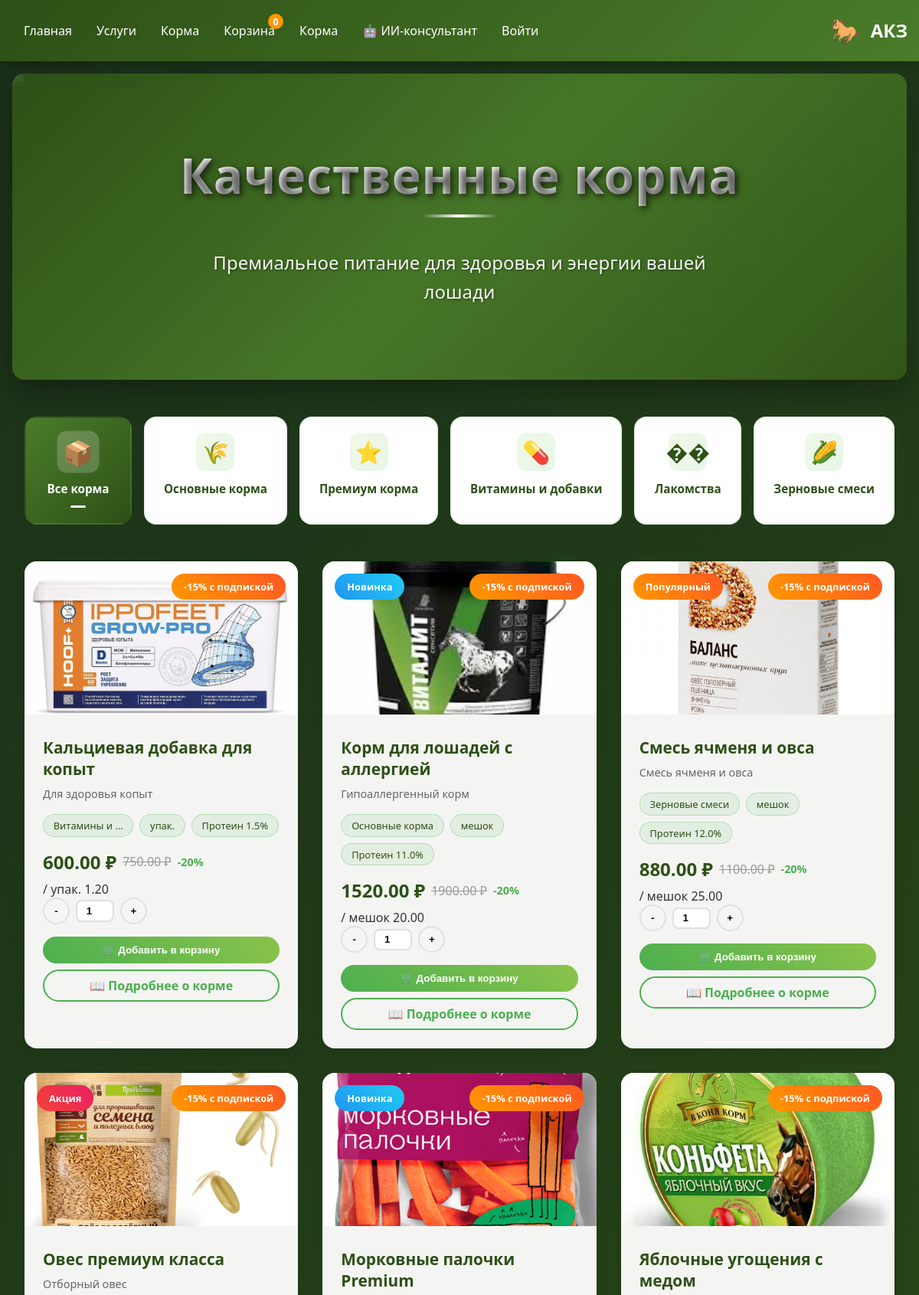
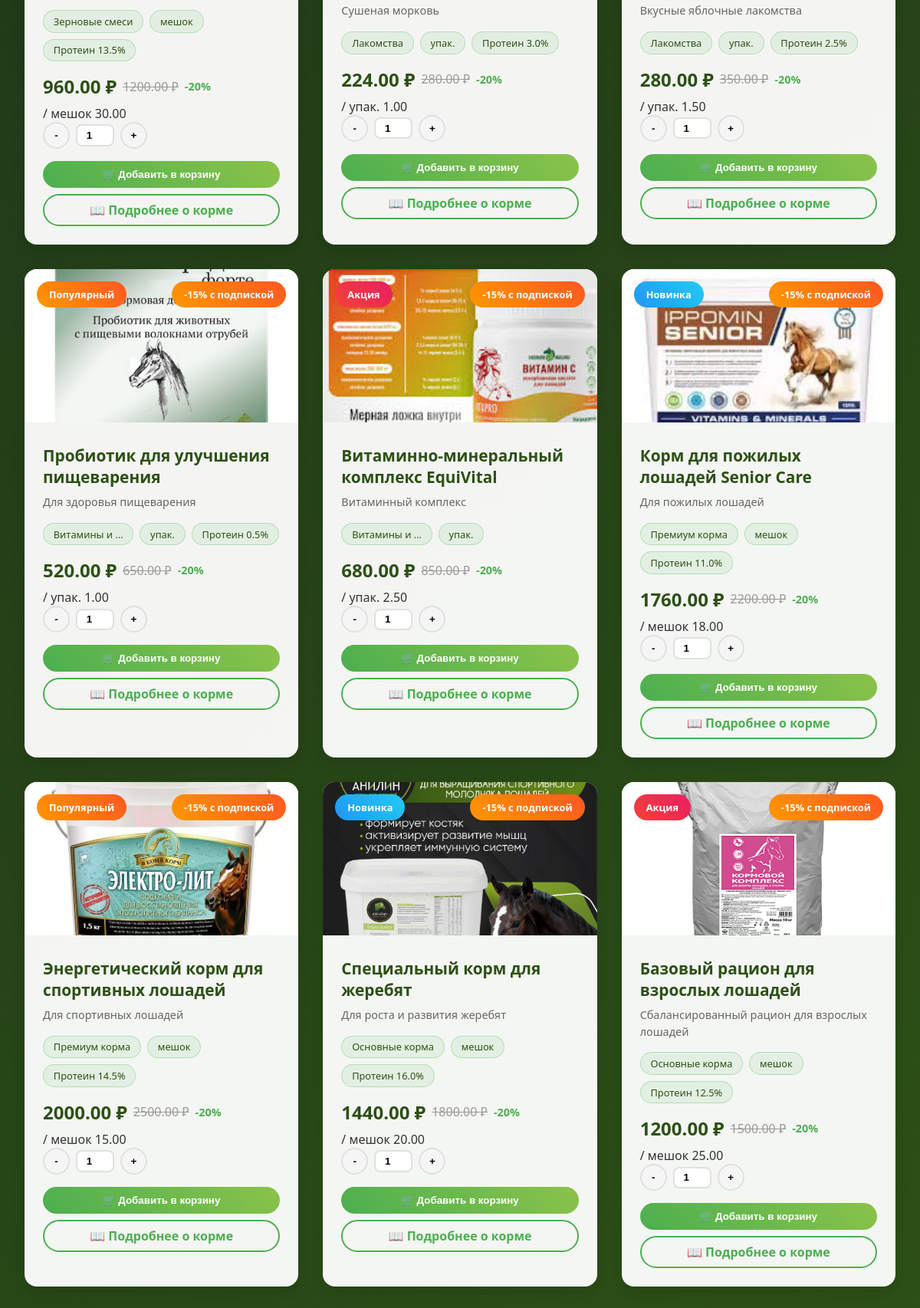
Screenshot of /food/ with the database file from the repository (2 pictures, top to bottom).
### food/models.py (models this page shows, shortened)
class FoodCategory(models.Model):
    id = models.UUIDField(primary_key=True, default=uuid.uuid4, editable=False)
    name = models.CharField(max_length=100, verbose_name='Название категории')
    description = models.TextField(blank=True, verbose_name='Описание')
    icon = models.CharField(max_length=50, default='🥕', verbose_name='Иконка')
    order = models.IntegerField(default=0, verbose_name='Порядок')
    is_active = models.BooleanField(default=True, verbose_name='Активна')
    created_at = models.DateTimeField(auto_now_add=True)
    manufacturer = models.CharField(max_length=200, verbose_name='Производитель', default='ООО "Конный корм"')
    production_location = models.CharField(max_length=300, verbose_name='Место производства', default='г. Москва')
    expiration_months = models.IntegerField(verbose_name='Срок годности (месяцев)', default=12)
    storage_conditions = models.TextField(verbose_name='Условия хранения', default='В сухом помещении')
    quality_certificates = models.CharField(max_length=300, verbose_name='Сертификаты качества', default='ГОСТ')
    composition = models.TextField(verbose_name='Состав', default='Овёс очищенный 100%')
    protein_percent = models.DecimalField(max_digits=5, decimal_places=2, verbose_name='Протеин (%)', default=14.00)
    fat_percent = models.DecimalField(max_digits=5, decimal_places=2, verbose_name='Жиры (%)', default=4.00)
    fiber_percent = models.DecimalField(max_digits=5, decimal_places=2, verbose_name='Клетчатка (%)', default=8.00)
    calcium_percent = models.DecimalField(max_digits=5, decimal_places=2, verbose_name='Кальций (%)', default=0.80)
    phosphorus_percent = models.DecimalField(max_digits=5, decimal_places=2, verbose_name='Фосфор (%)', default=0.60)
    recommendations = models.TextField(verbose_name='Рекомендации по кормлению', default='Давать согласно рекомендациям ветеринара')
    class Meta:
        verbose_name = 'Категория корма'
        verbose_name_plural = 'Категории кормов'
        ordering = ['order', 'name']

class FoodItem(models.Model):
    UNIT_CHOICES = [
        ('kg', 'кг'),
        ('piece', 'шт.'),
        ('pack', 'упак.'),
        ('liter', 'л'),
        ('bag', 'мешок'),
    ]
    id = models.UUIDField(primary_key=True, default=uuid.uuid4, editable=False)
    name = models.CharField(max_length=200, verbose_name='Название', default='Новый товар')
    description = models.TextField(verbose_name='Описание', default='Описание товара')
    short_description = models.CharField(max_length=300, verbose_name='Краткое описание', blank=True)
    category = models.ForeignKey(FoodCategory, on_delete=models.SET_NULL,
                                null=True, blank=True, related_name='items', verbose_name='Категория')
    base_price = models.DecimalField(
        max_digits=10,
        decimal_places=2,
        verbose_name='Базовая цена',
        default=Decimal('100.00')
    )
    premium_price = models.DecimalField(
        max_digits=10,
        decimal_places=2,
        verbose_name='Цена для Premium',
        default=Decimal('90.00')
    )
    pro_price = models.DecimalField(
        max_digits=10,
        decimal_places=2,
        verbose_name='Цена для Pro',
        default=Decimal('80.00')
    )
    unit = models.CharField(
        max_length=10,
        choices=UNIT_CHOICES,
        default='kg',
        verbose_name='Единица измерения'
    )
    weight = models.DecimalField(
        max_digits=10,
        decimal_places=2,
        verbose_name='Вес/объем',
        default=Decimal('1.00')
    )
    calories = models.IntegerField(default=0, verbose_name='Ккал на 100г')
    protein = models.DecimalField(
        max_digits=5,
        decimal_places=1,
        default=Decimal('0.0'),
        verbose_name='Белки %'
    )
    fat = models.DecimalField(
        max_digits=5,
        decimal_places=1,
        default=Decimal('0.0'),
        verbose_name='Жиры %'
    )
    fiber = models.DecimalField(
        max_digits=5,
        decimal_places=1,
        default=Decimal('0.0'),
        verbose_name='Клетчатка %'
    )
    image = models.ImageField(
        upload_to='food_images/',
        null=True,
        blank=True,
        verbose_name='Изображение'
    )
    stock = models.IntegerField(default=0, verbose_name='Количество на складе')
    min_order = models.IntegerField(default=1, verbose_name='Минимальный заказ')
    max_order = models.IntegerField(default=100, verbose_name='Максимальный заказ')
    is_featured = models.BooleanField(default=False, verbose_name='Рекомендуемый')
    is_best_seller = models.BooleanField(default=False, verbose_name='Хит продаж')
    is_new = models.BooleanField(default=True, verbose_name='Новинка')
    rating = models.DecimalField(
        max_digits=3,
        decimal_places=2,
        default=Decimal('0.00'),
        verbose_name='Рейтинг'
    )
    review_count = models.IntegerField(default=0, verbose_name='Количество отзывов')
    created_at = models.DateTimeField(auto_now_add=True)
    updated_at = models.DateTimeField(auto_now=True)
    is_active = models.BooleanField(default=True, verbose_name='Активен')
    class Meta:
        verbose_name = 'Товар'
        verbose_name_plural = 'Товары'
        ordering = ['-created_at']
    def get_display_price(self):
        if self.pro_price < self.base_price:
            return self.pro_price
        elif self.premium_price < self.base_price:
            return self.premium_price
        else:
            return self.base_price
    def get_discount_percentage(self):
        if self.pro_price < self.base_price:
            return int((1 - self.pro_price / self.base_price) * 100)
        return 0

### food/views.py (the view, shortened to what this page needs)
# urls.py: path('', views.food_list, name='food_list'),
def food_list(request):
    categories = FoodCategory.objects.filter(is_active=True).order_by('order')
    category_id = request.GET.get('category')
    search_query = request.GET.get('search', '').strip()
    sort_by = request.GET.get('sort', 'newest')
    food_items = FoodItem.objects.filter(is_active=True)
    if category_id:
        try:
            category = FoodCategory.objects.get(id=category_id, is_active=True)
            food_items = food_items.filter(category=category)
            current_category = category
        except FoodCategory.DoesNotExist:
            current_category = None
    else:
        current_category = None
    if search_query:
        food_items = food_items.filter(
            Q(name__icontains=search_query) |
            Q(description__icontains=search_query) |
            Q(short_description__icontains=search_query)
        )
    if sort_by == 'price_asc':
        food_items = food_items.order_by('base_price')
    elif sort_by == 'price_desc':
        food_items = food_items.order_by('-base_price')
    elif sort_by == 'rating':
        food_items = food_items.order_by('-rating', '-review_count')
    elif sort_by == 'popular':
        food_items = food_items.order_by('-review_count', '-rating')
    else:  # 'newest'
        food_items = food_items.order_by('-created_at')
    best_sellers = FoodItem.objects.filter(
        is_active=True,
        is_best_seller=True
    )[:4]
    new_items = FoodItem.objects.filter(
        is_active=True,
        is_new=True
    )[:4]
    featured_items = FoodItem.objects.filter(
        is_active=True,
        is_featured=True
    )[:4]
    context = {
        'categories': categories,
        'food_items': food_items,
        'current_category': current_category,
        'search_query': search_query,
        'sort_by': sort_by,
        'total_items': food_items.count(),
        'best_sellers': best_sellers,  # Добавлено
        'new_items': new_items,        # Добавлено
        'featured_items': featured_items,  # Добавлено
    }
    return render(request, 'food/food.html', context)

### food/templates/food/food.html (shortened to what this page needs)
{% extends 'main/base.html' %}
{% load static %}
{% block content %}
<div class="food-hero">
    <img src="{% static 'images/food_hero.jpg' %}"
         alt="Корма для лошадей" class="food-hero-image">
    <div class="food-overlay">
        <h1 class="food-title">Качественные корма</h1>
        <p class="food-subtitle">
            Премиальное питание для здоровья и энергии вашей лошади
        </p>
    </div>
</div>
<div class="food-categories" id="foodCategories">
    <a href="{% url 'food_list' %}"
       class="category-btn {% if not current_category %}active{% endif %}">
        <div class="category-icon-wrapper">
            <span class="category-icon">📦</span>
        </div>
        <span class="category-name">Все корма</span>
        <span class="category-indicator"></span>
    </a>
    {% for cat in categories %}
    <a href="{% url 'food_list' %}?category={{ cat.id }}"
       class="category-btn {% if current_category and current_category.id == cat.id %}active{% endif %}"
       data-category-id="{{ cat.id }}">
        <div class="category-icon-wrapper">
            <span class="category-icon">{{ cat.icon }}</span>
        </div>
        <span class="category-name">{{ cat.name }}</span>
    </a>
    {% endfor %}
</div>
<div class="food-grid" id="foodGrid">
    {% for food in food_items %}
    <div class="food-card" data-id="{{ food.id }}">
        {% if food.image %}
            <img src="{{ food.image.url }}"
                 alt="{{ food.name }}" class="food-image">
        {% else %}
            <img src="{% static 'images/food_default.jpg' %}"
                 alt="{{ food.name }}" class="food-image">
        {% endif %}
        {% if food.is_new %}
            <div class="food-badge badge-new">Новинка</div>
        {% elif food.is_best_seller %}
            <div class="food-badge badge-popular">Популярный</div>
        {% elif food.is_featured %}
            <div class="food-badge badge-sale">Акция</div>
        {% endif %}
        <div class="subscription-tag">
            {% if user.is_authenticated and user.profile.subscription_active and user.profile.subscription in 'premium,pro' %}
                -{% if user.profile.subscription == 'pro' %}25{% else %}15{% endif %}% с подпиской
            {% else %}
                -15% с подпиской
            {% endif %}
        </div>
        <div class="food-content">
            <h3 class="food-name">{{ food.name }}</h3>
            <p class="food-description">{{ food.short_description|default:food.description|truncatewords:20 }}</p>
            <div class="food-features">
                {% if food.category %}
                    <span class="feature-tag">{{ food.category.name|truncatewords:2 }}</span>
                {% endif %}
                <span class="feature-tag">{{ food.get_unit_display }}</span>
                {% if food.protein > 0 %}
                    <span class="feature-tag">Протеин {{ food.protein }}%</span>
                {% endif %}
            </div>
            <div class="price-comparison">
                <span class="current-price">{{ food.get_display_price }} ₽</span>
                {% if food.get_discount_percentage > 0 %}
                    <span class="original-price">{{ food.base_price }} ₽</span>
                    <span class="savings">-{{ food.get_discount_percentage }}%</span>
                {% endif %}
            </div>
            <span class="price-unit">
                / {{ food.get_unit_display }} {{ food.weight }}
            </span>
            <div class="quantity-controls">
                <button class="quantity-btn" onclick="changeQuantity('{{ food.id }}', -1)">-</button>
                <input type="number" class="quantity-input" id="quantity{{ food.id }}" value="1" min="1" max="10" readonly>
                <button class="quantity-btn" onclick="changeQuantity('{{ food.id }}', 1)">+</button>
            </div>
            <button class="btn-add-to-cart" onclick="addToCart('{{ food.id }}')">
                🛒 Добавить в корзину
            </button>
            <a href="{% url 'food_detail' food.id %}" class="btn-details" style="text-decoration: none; display: block; text-align: center;">
                📖 Подробнее о корме
            </a>
        </div>
    </div>
    {% empty %}
    <div class="no-results">
        <p>Кормов пока нет в наличии. Мы скоро добавим новые позиции!</p>
    </div>
    {% endfor %}
</div>
{% endblock %}

### static/css/styles.css (style rules this page uses)
* { margin: 0; padding: 0; box-sizing: border-box; }
body { font-family: 'Segoe UI', Tahoma, Geneva, Verdana, sans-serif; background: linear-gradient(135deg, #1a2f1a, #2d5016); min-height: 100vh; color: #333; scroll-behavior: smooth; }

### rows the page displays
FoodCategory: icon "🌾", name "Основные корма"
FoodCategory: icon "⭐", name "Премиум корма"
FoodCategory: icon "💊", name "Витамины и добавки"
FoodCategory: icon "��", name "Лакомства"
FoodCategory: icon "🌽", name "Зерновые смеси"
FoodItem: image (picture), name "Кальциевая добавка для копыт", short_description "Для здоровья копыт", category.name "Витамины и …", unit "упак.", protein "1.5", get_display_price "600.00", base_price "750.00", get_discount_percentage "20", weight "1.20"
FoodItem: image (picture), is_new "Новинка", name "Корм для лошадей с аллергией", short_description "Гипоаллергенный корм", category.name "Основные корма", unit "мешок", protein "11.0", get_display_price "1520.00", base_price "1900.00", get_discount_percentage "20", weight "20.00"
FoodItem: image (picture), is_new "Популярный", name "Смесь ячменя и овса", short_description "Смесь ячменя и овса", category.name "Зерновые смеси", unit "мешок", protein "12.0", get_display_price "880.00", base_price "1100.00", get_discount_percentage "20", weight "25.00"
FoodItem: image (picture), is_new "Акция", name "Овес премиум класса", short_description "Отборный овес", category.name "Зерновые смеси", unit "мешок", protein "13.5", get_display_price "960.00", base_price "1200.00", get_discount_percentage "20", weight "30.00"
FoodItem: image (picture), is_new "Новинка", name "Морковные палочки Premium", short_description "Сушеная морковь", category.name "Лакомства", unit "упак.", protein "3.0", get_display_price "224.00", base_price "280.00", get_discount_percentage "20", weight "1.00"
FoodItem: image (picture), name "Яблочные угощения с медом", short_description "Вкусные яблочные лакомства", category.name "Лакомства", unit "упак.", protein "2.5", get_display_price "280.00", base_price "350.00", get_discount_percentage "20", weight "1.50"
FoodItem: image (picture), is_new "Популярный", name "Пробиотик для улучшения пищеварения", short_description "Для здоровья пищеварения", category.name "Витамины и …", unit "упак.", protein "0.5", get_display_price "520.00", base_price "650.00", get_discount_percentage "20", weight "1.00"
FoodItem: image (picture), is_new "Акция", name "Витаминно-минеральный комплекс EquiVital", short_description "Витаминный комплекс", category.name "Витамины и …", unit "упак.", get_display_price "680.00", base_price "850.00", get_discount_percentage "20", weight "2.50"
FoodItem: image (picture), is_new "Новинка", name "Корм для пожилых лошадей Senior Care", short_description "Для пожилых лошадей", category.name "Премиум корма", unit "мешок", protein "11.0", get_display_price "1760.00", base_price "2200.00", get_discount_percentage "20", weight "18.00"
FoodItem: image (picture), is_new "Популярный", name "Энергетический корм для спортивных лошадей", short_description "Для спортивных лошадей", category.name "Премиум корма", unit "мешок", protein "14.5", get_display_price "2000.00", base_price "2500.00", get_discount_percentage "20", weight "15.00"
FoodItem: image (picture), is_new "Новинка", name "Специальный корм для жеребят", short_description "Для роста и развития жеребят", category.name "Основные корма", unit "мешок", protein "16.0", get_display_price "1440.00", base_price "1800.00", get_discount_percentage "20", weight "20.00"
FoodItem: image (picture), is_new "Акция", name "Базовый рацион для взрослых лошадей", short_description "Сбалансированный рацион для взрослых лошадей", category.name "Основные корма", unit "мешок", protein "12.5", get_display_price "1200.00", base_price "1500.00", get_discount_percentage "20", weight "25.00"
